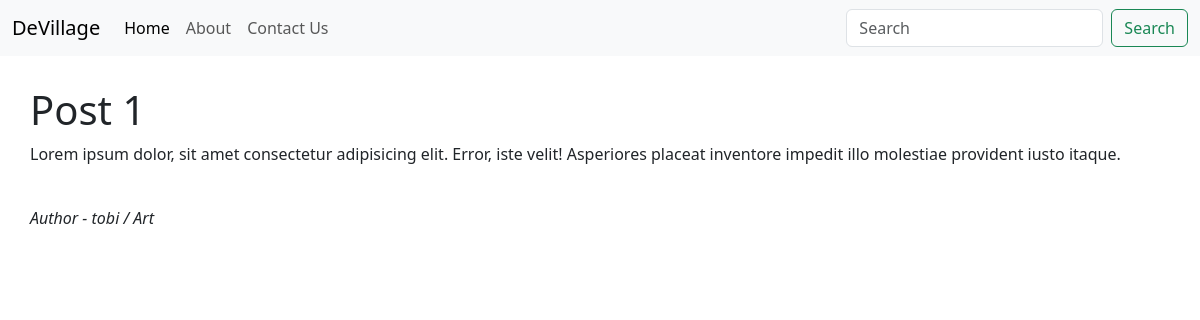
/1/, run on the app's committed database.
### posts/models.py (models this page shows, shortened)
class Posts(models.Model):
    category = models.ForeignKey(Category, related_name= 'posts',default='', on_delete=models.CASCADE)
    title = models.CharField(max_length=200)
    post = models.TextField(max_length= 100000, blank = False)
    created_by = models.ForeignKey(User, related_name= 'posts' ,default= User, on_delete=models.CASCADE)
    class Meta:
        verbose_name_plural = "Posts"

class Category(models.Model):
    name = models.CharField(max_length=300)
    class Meta:
        verbose_name_plural = "Categories"
    def __str__(self):
        return self.name

### posts/views.py (the view)
# urls.py: path('<int:pk>/',views.details, name = 'details'),
def details(request, pk):
    post_detail = get_object_or_404(Posts,pk= pk)
    return render(request, 'templates/detail.html',
                  {'detail' : post_detail})

### templates/detail.html (shortened to what this page needs)
{%extends 'templates/base.html'%}
{%block content%}
<div style="padding: 30px;">
    <h1>{{detail.title}}</h1>
    <p>{{detail.post}}</p><br>
    <p><i>Author - {{detail.created_by}} / {{detail.category}} </i></p>
</div>
{%endblock%}

### data on the page
Posts: title "Post 1", post "Lorem ipsum dolor, sit amet consectetur adipisicing elit. Error, iste velit! Asperiores placeat inventore impedit illo molestiae provident iusto itaque.", created_by "tobi", category "Art"
